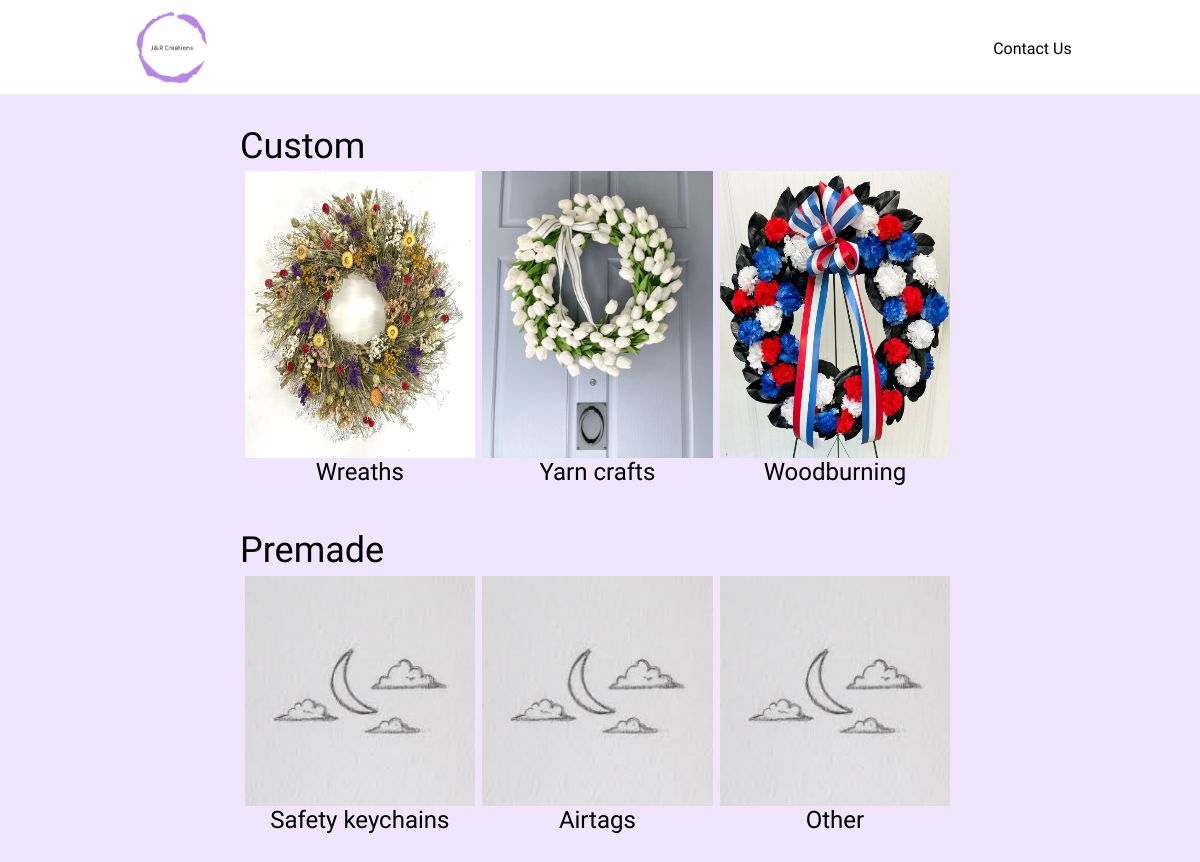
The page / on the database its author committed.
### tables this page shows
CREATE TABLE prod_design (
    prod_design_id INTEGER PRIMARY KEY AUTOINCREMENT,
    prod_design TEXT NOT NULL
);

CREATE TABLE prod_type (
    prod_type_id INTEGER PRIMARY KEY AUTOINCREMENT,
    prod_type TEXT NOT NULL,
    prod_type_description TEXT NOT NULL,
    prod_design_id TEXT NOT NULL,
    FOREIGN KEY (prod_design_id) REFERENCES prod_design (prod_design_id)
);

### JandRCreations/other.py (the view)
@bp.route('/') #the home page
def index() :  #get every design and every type and send those through to the index page
    designs = get_all_designs() #we need designs in our database to include it all in our home page
    designdict = {} #initialize our dictionary
    for design in designs : #go through all our designs and set the (key, value) pair as (design name, list of types with design name)
        designdict[design['prod_design']] = [get_type_by_typeid(id) for id in get_types_by_designid(design['prod_design_id'])]
    print(designdict)
    return flask.render_template('other/index.html', designdict=designdict) #render home page and send it the designs and types

### JandRCreations/admin.py (called while the page is built)
@bp.before_app_request
def load_admin_user() :
    user_id = session.get('user_id')
    if user_id is None :
        g.admin = None
    else :
        g.admin = get_db().execute('SELECT * FROM user WHERE user_id = ?', (user_id,)).fetchone()['username']

### JandRCreations/auth.py (called while the page is built)
def get_all_designs() : #I want to get design id and name for all designs
    db = get_db() #connect
    designs = db.execute('SELECT prod_design_id, prod_design FROM prod_design').fetchall()
    return designs

def get_types_by_designid(designid) : #get the types that fall under a certain design
    db = get_db() #connect
    if not (type(designid) is int) : #avoid SQL injection
        return None
    typeIDs = db.execute('SELECT prod_type_id, prod_type  FROM prod_type where prod_design_id = ?', (designid,)).fetchall()
    typeIDs = [row['prod_type_id'] for row in typeIDs]
    return typeIDs

def get_type_by_typeid(typeid) : #get type info from the id
    db = get_db() #connect
    if not (type(typeid) is int) : #avoid SQL injection
        return None
    types = db.execute('SELECT prod_type_id, prod_type, prod_type_description FROM prod_type WHERE prod_type_id = ?', (typeid,)).fetchone()
    return types

### JandRCreations/db.py (called while the page is built)
def get_db():  #get the db connection for other functions
    if 'db' not in g: #if its not already in g
        g.db = sqlite3.connect( #connect to the database and put it in g
            current_app.config['DATABASE'],
            detect_types=sqlite3.PARSE_DECLTYPES
        )
        g.db.row_factory = sqlite3.Row
    return g.db #get the database out of g, will be in there now if it wasn't before

### JandRCreations/templates/other/index.html (shortened to what this page needs)
{% extends 'base.html' %}
{% block stylesheet %}
<link rel="stylesheet" href="{{ url_for('static', filename = 'css/index.css') }}">
{% endblock %}
{% block content %}
    {% for design in designdict.keys() %}
        <div class="design"><h2>{{ design|capitalize }}</h2></div>
        <div class="type">
        {% for row in designdict[design] %}
            {% set typeid = row['prod_type_id'] %}
            {% set type = row['prod_type'] %}
            {% set filename = 'images/' + type + '.png' %}
            <a href = "{{ url_for('products.view_type', type=typeid) }}">
                    <div class="type_content">
                        <img class ='type_img' src="{{ url_for('static', filename = filename) }}">
                        <span class='type_name'> {{ type|capitalize }}</span>
                    </div>
            </a>
        {% endfor %}
        </div>
        <br>
    {% endfor %}
{% endblock %}

### JandRCreations/templates/base.html (shortened to what this page needs)
<!doctype html>
<link rel="stylesheet" href="{{ url_for('static', filename = 'css/reset.css') }}">
<link rel="stylesheet" href="{{ url_for('static', filename = 'css/base.css') }}">
{%block stylesheet%}{%endblock%}
<header>
    <nav>
        <div id="top_nav">
            <div id="logo">
                <a href="{{url_for('index')}}"><img src="{{ url_for('static', filename = 'images/JandRLogo.png')}}" id="logoimg"></a>
            </div>
            <div class="nav_sections"><a href="{{ url_for('other.contact') }}">Contact Us</a></div>
        </div>
    </nav>
</header>
<section class="content">
    {% block content %}{% endblock %}
</section>

### JandRCreations/static/css/base.css (style rules this page uses)
* { margin: 0; padding: 0; position: relative; -webkit-box-sizing: border-box; }
nav { width: 100%; padding-top: 1%; padding-left: 1%; background-color: white; }
#top_nav { width: 80%; margin: auto; margin-bottom: 1%; display: flex; max-width: 2000px; }
#top_nav a { text-decoration: none; }
#logoimg { max-width: 100%; height: auto; }
#logo { text-align: center; width: 10%; font-size: 4em; }
.nav_sections { max-width: 10%; margin-left: auto; margin-right: 1%; margin-top: 3%; white-space: nowrap; }
.content { margin: 0; padding: 0; font-size:1.5em; width: 60%; min-width: 600px; margin: auto; justify-content: center; flex-wrap: wrap; margin-top: 1%; max-width: 1960px; }

### JandRCreations/static/css/index.css (style rules this page uses)
.type { width: 100%; height: 100%; text-align: center; display: grid; grid-template-columns: 32% 32% 32%; column-gap: 1%; }
h2 { font-size: 1.5em; }
a { text-decoration: none; color: black; }
.design { width: 100%; padding-top: 3%; padding-bottom: 1%; }
.type_img { width: 100%; height: auto; padding-bottom: 1%; padding-top: auto; flex-grow: 1; max-height: 350px; max-width: 400px; }
.type_content { width: 100%; height: 100%; align-self: end; display: flex; flex-direction: column; margin-left: 2%; margin-right: 1%; }
.type_name { margin-bottom: 1%; margin-top: auto; }

### rows shown on the page
prod_design: prod_design "Custom"
prod_type: shows a picture, prod_type "Wreaths"
prod_type: shows a picture, prod_type "Yarn crafts"
prod_type: shows a picture, prod_type "Woodburning"
prod_design: prod_design "Premade"
prod_type: prod_type "Safety keychains"
prod_type: prod_type "Airtags"
prod_type: prod_type "Other"
